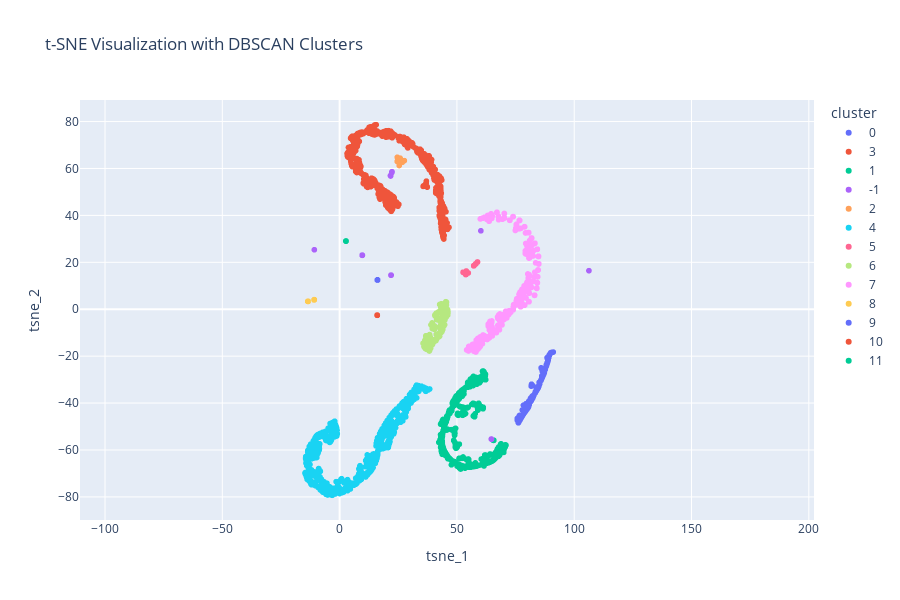

This figure's notebook cell:
### Markdown cell above
## Section 4: Enhancing Clustering with DBSCAN

After mapping the website visitors' behaviors into a visual and understandable format using t-SNE, we further refine our analysis by applying DBSCAN (Density-Based Spatial Clustering of Applications with Noise). This clustering technique is particularly effective for identifying high-density clusters and distinguishing outliers, providing a nuanced understanding of visitor groupings.

### Why DBSCAN?

DBSCAN stands apart due to its ability to form clusters based on density, making it adept at handling:
- **Variably shaped clusters**: Unlike k-means, DBSCAN does not assume clusters to be spherical.
- **Noise and outliers**: DBSCAN can identify and separate outliers from core clusters.

By integrating DBSCAN with our t-SNE results, we aim to:
- **Identify core clusters** of similar visitor behaviors.
- **Detect outliers** that do not fit into any primary cluster.
- **Understand the spatial distribution** of clusters and outliers in the 2D t-SNE space.

This step is crucial for our clustering analysis, offering a comprehensive view of visitor behaviors and interactions on the website.

### Code cell
from sklearn.cluster import DBSCAN

# Create DBSCAN instance with customized parameters
dbscan = DBSCAN(eps=4.0, min_samples=20)

# Fit DBSCAN to the t-SNE results
dbscan.fit(df_tsne)

# Add the cluster labels to the original DataFrame
df['cluster'] = dbscan.labels_

# Convert the 'cluster' column to a categorical type for better visualization
df['cluster'] = df['cluster'].astype('category')
df = pd.concat([df, df_tsne], axis=1)

import plotly.express as px

# Create the scatter plot with DBSCAN clusters
fig = px.scatter(df, x='tsne_1', y='tsne_2', color='cluster', title='t-SNE Visualization with DBSCAN Clusters')

# Ensure equal aspect ratio for accurate representation
fig.update_xaxes(scaleanchor="y", scaleratio=1)
fig.update_yaxes(scaleanchor="x", scaleratio=1)

# Adjust the layout for clarity
fig.update_layout(height=600)

# Display the plot
fig.show()

### Figure 1 — Plotly figure (JSON) as saved in the notebook; plotly's stock layout.template omitted (floating-point values rounded to 4 significant figures; data arrays with more than 128 entries replaced by an {"elided": "..."} marker saying what was removed)
{"data": [{"hovertemplate": "cluster=0<br>tsne_1=%{x}<br>tsne_2=%{y}<extra></extra>", "legendgroup": "0", "marker": {"color": "#636efa", "symbol": "circle"}, "mode": "markers", "name": "0", "showlegend": true, "type": "scattergl", "x": {"elided": "236 float values"}, "xaxis": "x", "y": {"elided": "236 float values"}, "yaxis": "y"}, {"hovertemplate": "cluster=3<br>tsne_1=%{x}<br>tsne_2=%{y}<extra></extra>", "legendgroup": "3", "marker": {"color": "#EF553B", "symbol": "circle"}, "mode": "markers", "name": "3", "showlegend": true, "type": "scattergl", "x": {"elided": "880 float values"}, "xaxis": "x", "y": {"elided": "880 float values"}, "yaxis": "y"}, {"hovertemplate": "cluster=1<br>tsne_1=%{x}<br>tsne_2=%{y}<extra></extra>", "legendgroup": "1", "marker": {"color": "#00cc96", "symbol": "circle"}, "mode": "markers", "name": "1", "showlegend": true, "type": "scattergl", "x": {"elided": "662 float values"}, "xaxis": "x", "y": {"elided": "662 float values"}, "yaxis": "y"}, {"hovertemplate": "cluster=-1<br>tsne_1=%{x}<br>tsne_2=%{y}<extra></extra>", "legendgroup": "-1", "marker": {"color": "#ab63fa", "symbol": "circle"}, "mode": "markers", "name": "-1", "showlegend": true, "type": "scattergl", "x": [64.68, 64.7, 64.73, 22.28, 22.33, 22.29, 22.28, 22.25, 22.23, 21.67, 21.73, 106.3, 60.21, 21.92, 21.92, 21.92, 21.92, 21.92, 21.92, 21.92, 21.92, -10.77, 9.667, 9.667, 9.667, 9.667, 9.667, 9.667, 9.667, 9.667, 9.667, 9.667, 9.667, 9.667, 9.667, 9.667, 9.667], "xaxis": "x", "y": [-55.35, -55.35, -55.4, 58.33, 58.61, 58.49, 58.49, 58.24, 58.26, 56.98, 56.79, 16.43, 33.43, 14.51, 14.51, 14.51, 14.51, 14.51, 14.51, 14.51, 14.51, 25.36, 23.02, 23.02, 23.02, 23.02, 23.02, 23.02, 23.02, 23.02, 23.02, 23.02, 23.02, 23.02, 23.02, 23.02, 23.02], "yaxis": "y"}, {"hovertemplate": "cluster=2<br>tsne_1=%{x}<br>tsne_2=%{y}<extra></extra>", "legendgroup": "2", "marker": {"color": "#FFA15A", "symbol": "circle"}, "mode": "markers", "name": "2", "showlegend": true, "type": "scattergl", "x": [25.41, 25.47, 25.45, 25.46, 25.31, 24.96, 25.94, 25.02, 26.35, 24.55, 24.97, 26.74, 24.7, 25.12, 24.89, 24.88, 25.46, 25.22, 27.59, 25.61, 24.79, 25.79, 24.58], "xaxis": "x", "y": [61.27, 61.53, 61.84, 62.4, 62.79, 62.86, 62.76, 63.19, 62.77, 62.99, 63.32, 62.65, 63.3, 63.61, 63.67, 63.73, 64.16, 64.26, 63.34, 64.38, 64.52, 64.4, 64.77], "yaxis": "y"}, {"hovertemplate": "cluster=4<br>tsne_1=%{x}<br>tsne_2=%{y}<extra></extra>", "legendgroup": "4", "marker": {"color": "#19d3f3", "symbol": "circle"}, "mode": "markers", "name": "4", "showlegend": true, "type": "scattergl", "x": {"elided": "950 float values"}, "xaxis": "x", "y": {"elided": "950 float values"}, "yaxis": "y"}, {"hovertemplate": "cluster=5<br>tsne_1=%{x}<br>tsne_2=%{y}<extra></extra>", "legendgroup": "5", "marker": {"color": "#FF6692", "symbol": "circle"}, "mode": "markers", "name": "5", "showlegend": true, "type": "scattergl", "x": [58.77, 58.77, 58.71, 58.06, 58.06, 58.06, 58.06, 58.06, 58.06, 58.06, 58.06, 57.77, 57.19, 57.19, 57.19, 57.19, 57.19, 57.19, 57.19, 57.19, 53.78, 53.78, 53.78, 53.78, 53.78, 53.78, 54.86, 53.78, 53.78, 53.78, 53.78, 53.78, 53.78, 53.78, 53.78, 53.78, 53.78, 53.78, 53.78, 53.78, 53.78, 53.78, 53.78, 53.78, 53.78, 53.78, 53.78, 53.78, 53.78, 52.68, 52.68, 52.68, 52.68, 52.68, 52.68, 52.68, 52.68, 54.0, 52.68, 52.68, 52.68, 52.68, 52.68, 52.68, 52.68, 54.0, 54.0, 52.68, 54.0, 54.0, 54.0, 54.0, 54.0, 54.0, 54.0, 54.0, 54.0, 54.0, 54.0, 52.68, 52.68, 52.68, 52.68, 52.68, 52.68, 54.0, 54.0, 54.0], "xaxis": "x", "y": [20.13, 20.13, 20.06, 19.36, 19.36, 19.36, 19.36, 19.36, 19.36, 19.36, 19.36, 19.07, 18.52, 18.52, 18.52, 18.52, 18.52, 18.52, 18.52, 18.52, 14.82, 14.82, 14.82, 14.82, 14.82, 14.82, 15.46, 14.82, 14.82, 14.82, 14.82, 14.82, 14.82, 14.82, 14.82, 14.82, 14.82, 14.82, 14.82, 14.82, 14.82, 14.82, 14.82, 14.82, 14.82, 14.82, 14.82, 14.82, 14.82, 15.73, 15.73, 15.73, 15.73, 15.73, 15.73, 15.73, 15.73, 16.24, 15.73, 15.73, 15.73, 15.73, 15.73, 15.73, 15.73, 16.24, 16.24, 15.73, 16.24, 16.24, 16.24, 16.24, 16.24, 16.24, 16.24, 16.24, 16.24, 16.24, 16.24, 15.73, 15.73, 15.73, 15.73, 15.73, 15.73, 16.24, 16.24, 16.24], "yaxis": "y"}, {"hovertemplate": "cluster=6<br>tsne_1=%{x}<br>tsne_2=%{y}<extra></extra>", "legendgroup": "6", "marker": {"color": "#B6E880", "symbol": "circle"}, "mode": "markers", "name": "6", "showlegend": true, "type": "scattergl", "x": {"elided": "227 float values"}, "xaxis": "x", "y": {"elided": "227 float values"}, "yaxis": "y"}, {"hovertemplate": "cluster=7<br>tsne_1=%{x}<br>tsne_2=%{y}<extra></extra>", "legendgroup": "7", "marker": {"color": "#FF97FF", "symbol": "circle"}, "mode": "markers", "name": "7", "showlegend": true, "type": "scattergl", "x": {"elided": "699 float values"}, "xaxis": "x", "y": {"elided": "699 float values"}, "yaxis": "y"}, {"hovertemplate": "cluster=8<br>tsne_1=%{x}<br>tsne_2=%{y}<extra></extra>", "legendgroup": "8", "marker": {"color": "#FECB52", "symbol": "circle"}, "mode": "markers", "name": "8", "showlegend": true, "type": "scattergl", "x": {"elided": "11084 float values"}, "xaxis": "x", "y": {"elided": "11084 float values"}, "yaxis": "y"}, {"hovertemplate": "cluster=9<br>tsne_1=%{x}<br>tsne_2=%{y}<extra></extra>", "legendgroup": "9", "marker": {"color": "#636efa", "symbol": "circle"}, "mode": "markers", "name": "9", "showlegend": true, "type": "scattergl", "x": [16.15, 16.15, 16.15, 16.15, 16.15, 16.15, 16.15, 16.15, 16.15, 16.15, 16.15, 16.15, 16.15, 16.15, 16.15, 16.15, 16.15, 16.15, 16.15, 16.15, 16.15, 16.15, 16.15, 16.15, 16.15, 16.15, 16.15, 16.15, 16.15, 16.15, 16.15, 16.15, 16.15, 16.15, 16.15, 16.15, 16.15, 16.15, 16.15, 16.15, 16.15, 16.15, 16.15, 16.15, 16.15, 16.15, 16.15, 16.15, 16.15, 16.15, 16.15, 16.15, 16.15, 16.15, 16.15, 16.15, 16.15, 16.15, 16.15, 16.15, 16.15, 16.15, 16.15, 16.15, 16.15, 16.15, 16.15, 16.15, 16.15, 16.15, 16.15, 16.15, 16.15, 16.15, 16.15, 16.15, 16.15, 16.15, 16.15, 16.15, 16.15, 16.15, 16.15, 16.15], "xaxis": "x", "y": [12.48, 12.48, 12.48, 12.48, 12.48, 12.48, 12.48, 12.48, 12.48, 12.48, 12.48, 12.48, 12.48, 12.48, 12.48, 12.48, 12.48, 12.48, 12.48, 12.48, 12.48, 12.48, 12.48, 12.48, 12.48, 12.48, 12.48, 12.48, 12.48, 12.48, 12.48, 12.48, 12.48, 12.48, 12.48, 12.48, 12.48, 12.48, 12.48, 12.48, 12.48, 12.48, 12.48, 12.48, 12.48, 12.48, 12.48, 12.48, 12.48, 12.48, 12.48, 12.48, 12.48, 12.48, 12.48, 12.48, 12.48, 12.48, 12.48, 12.48, 12.48, 12.48, 12.48, 12.48, 12.48, 12.48, 12.48, 12.48, 12.48, 12.48, 12.48, 12.48, 12.48, 12.48, 12.48, 12.48, 12.48, 12.48, 12.48, 12.48, 12.48, 12.48, 12.48, 12.48], "yaxis": "y"}, {"hovertemplate": "cluster=10<br>tsne_1=%{x}<br>tsne_2=%{y}<extra></extra>", "legendgroup": "10", "marker": {"color": "#EF553B", "symbol": "circle"}, "mode": "markers", "name": "10", "showlegend": true, "type": "scattergl", "x": [16.01, 16.01, 16.01, 16.01, 16.01, 16.01, 16.01, 16.01, 16.01, 16.01, 16.01, 16.01, 16.01, 16.01, 16.01, 16.01, 16.01, 16.01, 16.01, 16.01, 16.01, 16.01, 16.01, 16.01, 16.01, 16.01, 16.01, 16.01, 16.01, 16.01, 16.01, 16.01, 16.01, 16.01, 16.01, 16.01], "xaxis": "x", "y": [-2.544, -2.544, -2.544, -2.544, -2.544, -2.544, -2.544, -2.544, -2.544, -2.544, -2.544, -2.544, -2.544, -2.544, -2.544, -2.544, -2.544, -2.544, -2.544, -2.544, -2.544, -2.544, -2.544, -2.544, -2.544, -2.544, -2.544, -2.544, -2.544, -2.544, -2.544, -2.544, -2.544, -2.544, -2.544, -2.544], "yaxis": "y"}, {"hovertemplate": "cluster=11<br>tsne_1=%{x}<br>tsne_2=%{y}<extra></extra>", "legendgroup": "11", "marker": {"color": "#00cc96", "symbol": "circle"}, "mode": "markers", "name": "11", "showlegend": true, "type": "scattergl", "x": [2.707, 2.707, 2.707, 2.707, 2.707, 2.707, 2.707, 2.707, 2.707, 2.707, 2.707, 2.707, 2.707, 2.707, 2.707, 2.707, 2.707, 2.707, 2.707, 2.707, 2.707, 2.707], "xaxis": "x", "y": [29.04, 29.04, 29.04, 29.04, 29.04, 29.04, 29.04, 29.04, 29.04, 29.04, 29.04, 29.04, 29.04, 29.04, 29.04, 29.04, 29.04, 29.04, 29.04, 29.04, 29.04, 29.04], "yaxis": "y"}], "layout": {"height": 600, "legend": {"title": {"text": "cluster"}, "tracegroupgap": 0}, "title": {"text": "t-SNE Visualization with DBSCAN Clusters"}, "xaxis": {"anchor": "y", "domain": [0, 1], "scaleanchor": "y", "scaleratio": 1, "title": {"text": "tsne_1"}}, "yaxis": {"anchor": "x", "domain": [0, 1], "scaleanchor": "x", "scaleratio": 1, "title": {"text": "tsne_2"}}}}
